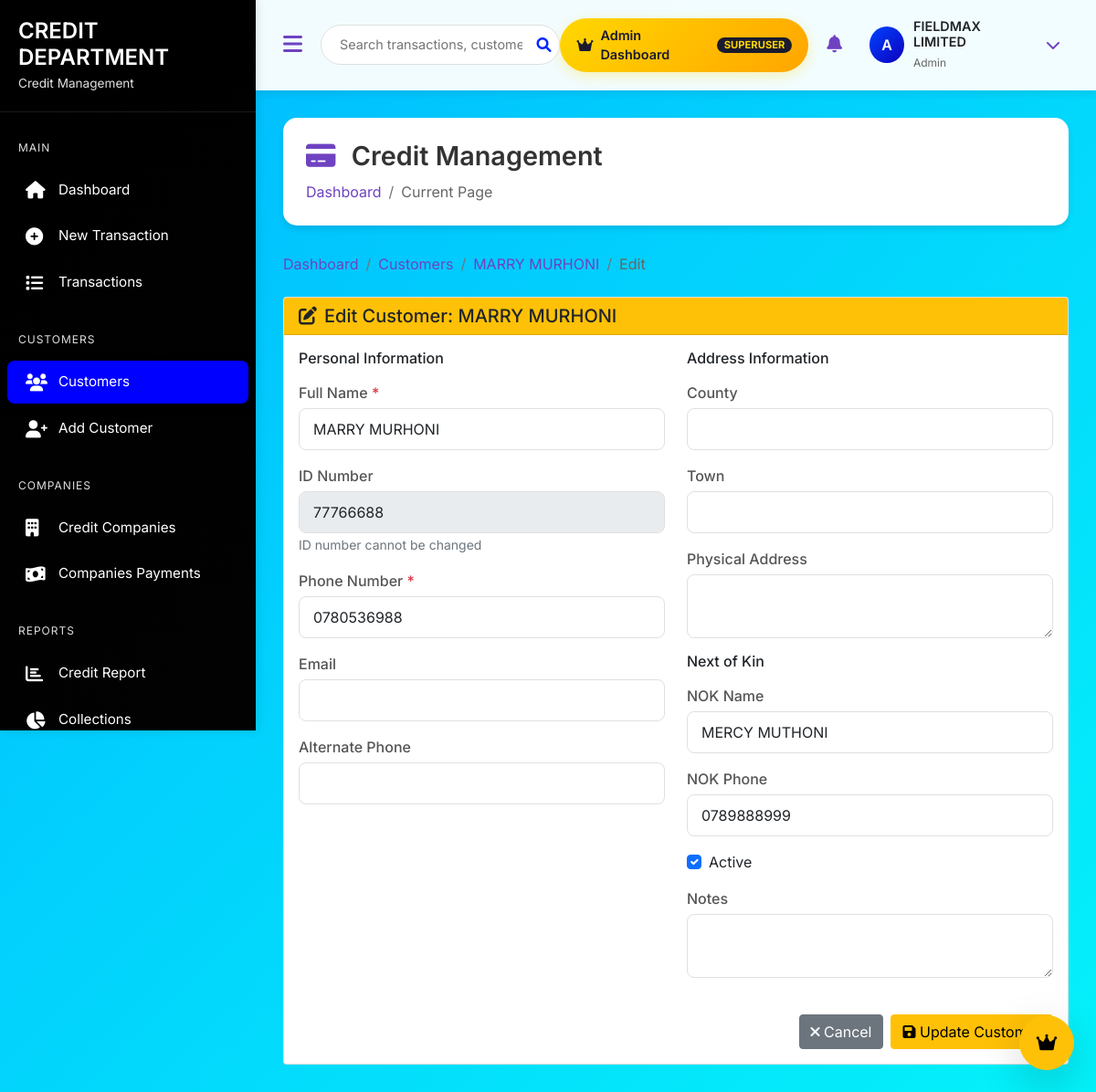
The page /credit/customers/9/edit/ (signed in) on the database its author committed.
### credit/models.py (models this page shows, shortened)
class CreditCustomer(models.Model):
    full_name = models.CharField(max_length=200)
    id_number = models.CharField(max_length=50, unique=True)
    phone_number = models.CharField(max_length=20)
    email = models.EmailField(blank=True)
    alternate_phone = models.CharField(max_length=20, blank=True)
    county = models.CharField(max_length=100, blank=True)
    town = models.CharField(max_length=100, blank=True)
    physical_address = models.TextField(blank=True)
    nok_name = models.CharField(max_length=200, blank=True)
    nok_phone = models.CharField(max_length=20, blank=True)
    passport_photo = models.ImageField(
        upload_to='customers/passports/',
        blank=True,
        null=True,
        help_text="Customer's passport photo"
    )
    id_front_photo = models.ImageField(
        upload_to='customers/id_front/',
        blank=True,
        null=True,
        help_text="Front side of national ID"
    )
    id_back_photo = models.ImageField(
        upload_to='customers/id_back/',
        blank=True,
        null=True,
        help_text="Back side of national ID"
    )
    additional_document = models.FileField(
        upload_to='customers/documents/',
        blank=True,
        null=True,
        help_text="Any additional supporting document"
    )
    is_active = models.BooleanField(default=True)
    notes = models.TextField(blank=True)
    created_at = models.DateTimeField(auto_now_add=True)
    updated_at = models.DateTimeField(auto_now=True)
    created_by = models.ForeignKey(
        User,
        on_delete=models.SET_NULL,
        null=True,
        related_name='credit_customers'
    )
    class Meta:
        ordering = ['-created_at']
        indexes = [
            models.Index(fields=['id_number']),
            models.Index(fields=['phone_number']),
            models.Index(fields=['full_name']),
        ]

### credit/views.py (the view, shortened to what this page needs)
# urls.py: path('customers/<int:pk>/edit/', views.customer_edit, name='customer_edit'),
@login_required
def customer_edit(request, pk):
    customer = get_object_or_404(CreditCustomer, pk=pk)
    context = {'customer': customer}
    return render(request, 'credit/customers/edit.html', context)

### templates/credit/customers/edit.html (shortened to what this page needs)
{% extends 'credit/staff_base.html' %}
{% load static %}
{% block content %}
<div class="mb-4">
    <nav aria-label="breadcrumb">
        <ol class="breadcrumb">
            <li class="breadcrumb-item"><a href="{% url 'credit:dashboard' %}">Dashboard</a></li>
            <li class="breadcrumb-item"><a href="{% url 'credit:customer_list' %}">Customers</a></li>
            <li class="breadcrumb-item"><a href="{% url 'credit:customer_detail' customer.id %}">{{ customer.full_name }}</a></li>
            <li class="breadcrumb-item active">Edit</li>
        </ol>
    </nav>
</div>
<div class="card">
    <div class="card-header bg-warning text-dark">
        <h5 class="mb-0"><i class="fas fa-edit me-2"></i>Edit Customer: {{ customer.full_name }}</h5>
    </div>
    <div class="card-body">
        <form method="post">
            <div class="row">
                <div class="col-md-6">
                    <h6 class="mb-3">Personal Information</h6>
                    <div class="mb-3">
                        <label class="form-label">Full Name <span class="text-danger">*</span></label>
                        <input type="text" name="full_name" class="form-control" value="{{ customer.full_name }}" required>
                    </div>
                    <div class="mb-3">
                        <label class="form-label">ID Number</label>
                        <input type="text" class="form-control" value="{{ customer.id_number }}" readonly disabled>
                        <small class="text-muted">ID number cannot be changed</small>
                    </div>
                    <div class="mb-3">
                        <label class="form-label">Phone Number <span class="text-danger">*</span></label>
                        <input type="text" name="phone_number" class="form-control" value="{{ customer.phone_number }}" required>
                    </div>
                    <div class="mb-3">
                        <label class="form-label">Email</label>
                        <input type="email" name="email" class="form-control" value="{{ customer.email|default:'' }}">
                    </div>
                    <div class="mb-3">
                        <label class="form-label">Alternate Phone</label>
                        <input type="text" name="alternate_phone" class="form-control" value="{{ customer.alternate_phone|default:'' }}">
                    </div>
                </div>
                <div class="col-md-6">
                    <h6 class="mb-3">Address Information</h6>
                    <div class="mb-3">
                        <label class="form-label">County</label>
                        <input type="text" name="county" class="form-control" value="{{ customer.county|default:'' }}">
                    </div>
                    <div class="mb-3">
                        <label class="form-label">Town</label>
                        <input type="text" name="town" class="form-control" value="{{ customer.town|default:'' }}">
                    </div>
                    <div class="mb-3">
                        <label class="form-label">Physical Address</label>
                        <textarea name="physical_address" class="form-control" rows="2">{{ customer.physical_address|default:'' }}</textarea>
                    </div>
                    <h6 class="mb-3 mt-3">Next of Kin</h6>
                    <div class="mb-3">
                        <label class="form-label">NOK Name</label>
                        <input type="text" name="nok_name" class="form-control" value="{{ customer.nok_name|default:'' }}">
                    </div>
                    <div class="mb-3">
                        <label class="form-label">NOK Phone</label>
                        <input type="text" name="nok_phone" class="form-control" value="{{ customer.nok_phone|default:'' }}">
                    </div>
                    <div class="mb-3">
                        <div class="form-check">
                            <input type="checkbox" name="is_active" class="form-check-input" id="isActive" {% if customer.is_active %}checked{% endif %}>
                            <label class="form-check-label" for="isActive">Active</label>
                        </div>
                    </div>
                    <div class="mb-3">
                        <label class="form-label">Notes</label>
                        <textarea name="notes" class="form-control" rows="2">{{ customer.notes|default:'' }}</textarea>
                    </div>
                </div>
            </div>
            <div class="d-flex justify-content-end gap-2 mt-4">
                <a href="{% url 'credit:customer_detail' customer.id %}" class="btn btn-secondary">
                    <i class="fas fa-times"></i> Cancel
                </a>
                <button type="submit" class="btn btn-warning">
                    <i class="fas fa-save"></i> Update Customer
                </button>
            </div>
        </form>
    </div>
</div>
{% endblock %}

### templates/credit/staff_base.html (shortened to what this page needs)
<!DOCTYPE html>
<html lang="en">
<head>
    <link href="https://cdn.jsdelivr.net/npm/bootstrap@5.1.3/dist/css/bootstrap.min.css" rel="stylesheet">
    <link rel="stylesheet" href="https://cdnjs.cloudflare.com/ajax/libs/font-awesome/6.0.0/css/all.min.css">
    <link href="https://cdn.jsdelivr.net/npm/select2@4.1.0-rc.0/dist/css/select2.min.css" rel="stylesheet" />
    <link href="https://cdn.jsdelivr.net/npm/select2-bootstrap-5-theme@1.3.0/dist/select2-bootstrap-5-theme.min.css" rel="stylesheet" />
    <link rel="stylesheet" href="https://cdn.datatables.net/1.11.5/css/dataTables.bootstrap5.min.css">
    <link rel="stylesheet" href="https://cdnjs.cloudflare.com/ajax/libs/animate.css/4.1.1/animate.min.css"/>
</head>
<body>
    <div class="sidebar" id="sidebar">
        <div class="sidebar-header">
            <h3>CREDIT DEPARTMENT</h3>
            <small>Credit Management</small>
        </div>
        <div class="sidebar-menu">
            <div class="menu-section">
                <div class="menu-section-title">MAIN</div>
                <a href="{% url 'staff:credit_manager_dashboard' %}" class="menu-item {% if request.resolver_match.url_name == 'credit_manager_dashboard' %}active{% endif %}">
                    <i class="fas fa-home"></i>
                    <span class="menu-text">Dashboard</span>
                </a>
                <a href="{% url 'credit:transaction_create' %}" class="menu-item {% if 'create' in request.path %}active{% endif %}">
                    <i class="fas fa-plus-circle"></i>
                    <span class="menu-text">New Transaction</span>
                </a>
                <a href="{% url 'credit:transaction_list' %}" class="menu-item {% if 'list' in request.path %}active{% endif %}">
                    <i class="fas fa-list"></i>
                    <span class="menu-text">Transactions</span>
                </a>
            </div>
            <div class="menu-section">
                <div class="menu-section-title">CUSTOMERS</div>
                <a href="{% url 'credit:customer_list' %}" class="menu-item {% if 'customer' in request.path %}active{% endif %}">
                    <i class="fas fa-users"></i>
                    <span class="menu-text">Customers</span>
                </a>
                <a href="{% url 'credit:customer_add' %}" class="menu-item">
                    <i class="fas fa-user-plus"></i>
                    <span class="menu-text">Add Customer</span>
                </a>
            </div>
            <div class="menu-section">
                <div class="menu-section-title">COMPANIES</div>
                <a href="{% url 'credit:company_list' %}" class="menu-item {% if 'company' in request.path %}active{% endif %}">
                    <i class="fas fa-building"></i>
                    <span class="menu-text">Credit Companies</span>
                </a>
                <a href="{% url 'credit:payment_list' %}" class="menu-item {% if 'company' in request.path %}active{% endif %}">
                    <i class="fas fa-money-bill-wave"></i>
                    <span class="menu-text">Companies Payments</span>
                </a>
            </div>
            <div class="menu-section">
                <div class="menu-section-title">REPORTS</div>
                <a href="#" class="menu-item">
                    <i class="fas fa-chart-bar"></i>
                    <span class="menu-text">Credit Report</span>
                </a>
                <a href="#" class="menu-item">
                    <i class="fas fa-chart-pie"></i>
                    <span class="menu-text">Collections</span>
                </a>
            </div>
        </div>
    </div>
    <div class="main-content" id="mainContent">
        <nav class="top-nav d-flex align-items-center justify-content-between">
            <div class="d-flex align-items-center">
                <button class="nav-toggle" id="sidebarToggle">
                    <i class="fas fa-bars"></i>
                </button>
                <form class="search-box" action="{% url 'credit:transaction_list' %}" method="GET">
                    <input type="text" name="search" placeholder="Search transactions, customers..." value="{{ request.GET.search|default:'' }}">
                    <button type="submit"><i class="fas fa-search"></i></button>
                </form>
            </div>
            <div class="user-menu">
                {% if request.user.is_superuser %}
                <a href="{% url 'staff:staff_dashboard' %}" class="admin-switch-btn">
                    <i class="fas fa-crown"></i>
                    <span>Admin Dashboard</span>
                    <span class="badge">SUPERUSER</span>
                </a>
                {% endif %}
                <div class="notification-badge">
                    <i class="fas fa-bell"></i>
                </div>
                <div class="dropdown">
                    <div class="user-dropdown" data-bs-toggle="dropdown">
                        <div class="user-avatar">
                            {{ request.user.username|first|upper }}
                        </div>
                        <div class="user-info">
                            <h6>{{ request.user.get_full_name|default:request.user.username }}</h6>
                            <small>
                                {% if request.user.is_superuser %}Admin
                                {% elif request.user.is_staff %}Manager
                                {% else %}Credit Officer
                                {% endif %}
                            </small>
                        </div>
                        <i class="fas fa-chevron-down ms-2" style="color: #6f42c1;"></i>
                    </div>
                </div>
            </div>
        </nav>
        <div class="content-area">
            {% block page_header %}
            <div class="page-header">
                <div class="d-flex justify-content-between align-items-center">
                    <div>
                        <h1 class="page-title">
                            <i class="{% block page_icon %}fas fa-credit-card{% endblock %}"></i>
                            {% block page_title %}Credit Management{% endblock %}
                        </h1>
                        <nav aria-label="breadcrumb">
                            <ol class="breadcrumb">
                                {% block breadcrumb %}
                                <li class="breadcrumb-item"><a href="{% url 'credit:dashboard' %}">Dashboard</a></li>
                                <li class="breadcrumb-item active">Current Page</li>
                                {% endblock %}
                            </ol>
                        </nav>
                    </div>
                </div>
            </div>
            {% endblock %}
            {% block content %}{% endblock %}
        </div>
    </div>
    {% if request.user.is_superuser %}
    <div class="position-fixed bottom-0 end-0 p-4" style="z-index: 1050;">
        <a href="{% url 'staff:staff_dashboard' %}" class="btn btn-warning btn-lg rounded-circle shadow-lg"
           style="width: 60px; height: 60px; display: flex; align-items: center; justify-content: center;"
           data-bs-toggle="tooltip" title="Back to Admin Dashboard">
            <i class="fas fa-crown"></i>
        </a>
    </div>
    {% endif %}
</body>
</html>

### rows shown on the page
CreditCustomer: full_name "MARRY MURHONI", id_number "77766688", phone_number "0780536988", nok_name "MERCY MUTHONI", nok_phone "0789888999", is_active "☑"

### other values the page prints
{{ request.user.username|first|upper }} "A"
{{ request.user.get_full_name|default:request.user.username }} "FIELDMAX LIMITED"
